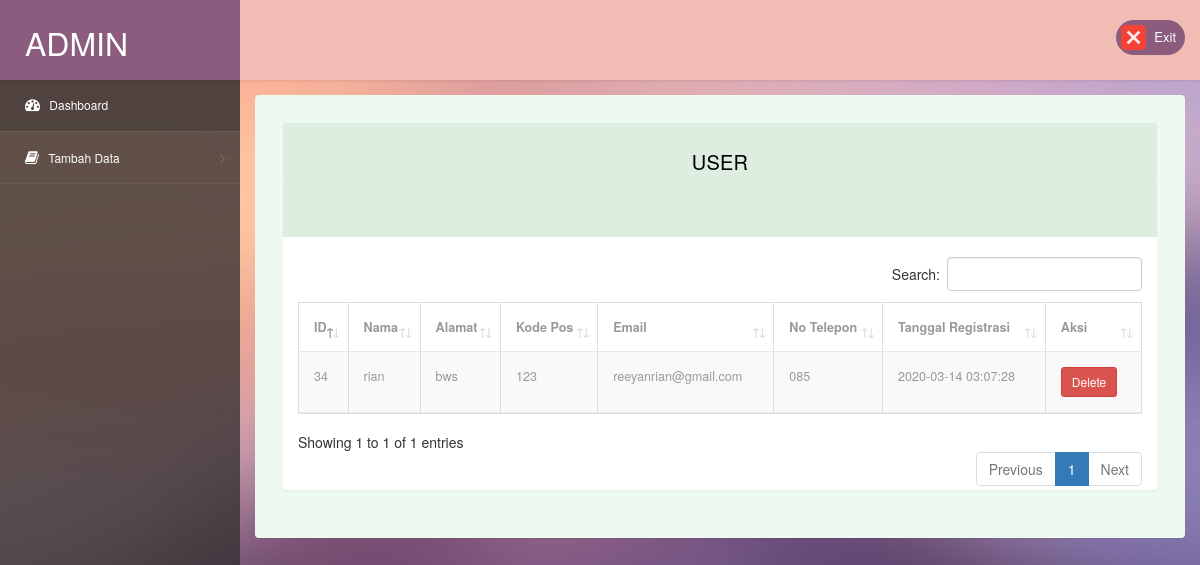
The app's page /index.php/user with its own data.
### tables this page shows
CREATE TABLE `users` (
  `user_id` int(11) NOT NULL,
  `level` tinyint(2) NOT NULL,
  `nama` varchar(255) NOT NULL,
  `alamat` varchar(255) NOT NULL,
  `kodepos` varchar(255) NOT NULL DEFAULT '',
  `email` varchar(255) NOT NULL,
  `noTelepon` varchar(50) NOT NULL,
  `username` varchar(255) NOT NULL,
  `password` varchar(255) NOT NULL,
  `register_date` timestamp NOT NULL DEFAULT CURRENT_TIMESTAMP
);

### application/controllers/User.php (called while the page is built, shortened)
<?php
class User extends CI_Controller {
	public function __construct()
	{
		$this->load->helper('form');
		$this->load->library('form_validation');
		$this->load->helper('MY_helper');
		$this->load->model('user_model');
	}
	public function index()
	{
		$data['getData'] = $this->user_model->getData();
		$this->load->view('user/user', $data);
	}
}

### index.php (called while the page is built, shortened)
<?php
require_once BASEPATH.'core/CodeIgniter.php';

### application/models/User_model.php (called while the page is built, shortened)
<?php
class User_model extends CI_Model {
	public function getData()
	{
		$this->db->select('*');
		$this->db->from("users");
		$query = $this->db->get();
		return $query->result_array();
	}
}

### application/views/user/user.php (the view, shortened to what this page needs)
<section id="main-content">
    <section class="wrapper">
        <div class="table-agile-info">
 <div class="panel panel-default">
    <div class="panel-heading">
     User
    </div>
    <div class="panel-heading">
    </div>
    <br>
	<table id="example" class="table table-striped table-bordered" width="100%" >
		<thead>
			<tr>
				<th>ID</th>
				<th>Nama</th>
				<th>Alamat</th>
				<th>Kode Pos</th>
				<th>Email</th>
				<th>No Telepon</th>
				<th>Tanggal Registrasi</th>
				<th>Aksi</th>
			</tr>
		</thead>
		<tbody>
			<?php foreach ($getData as $key => $value): ?>
				<tr>
					<td><?php echo $value['user_id'] ?></td>
					<td><?php echo $value['nama'] ?></td>
					<td><?php echo $value['alamat']?></td>
					<td><?php echo $value['kodepos']?></td>
					<td><?php echo $value['email']?></td>
					<td><?php echo $value['noTelepon']?></td>
					<td><?php echo $value['register_date']?></td>
					<td>
					<a href="<?php echo base_url('user/hapus/'.$value['user_id']) ?>" class="btn btn-sm btn-danger">Delete</a>
					</td>
				</tr>
			<?php endforeach ?>
		</tbody>
	</table>

### assets/css/style.css (style rules this page uses)
html, body { font-family: 'Roboto', sans-serif; font-size: 100%; overflow-x: hidden; background: url(../images/bg.jpg) no-repeat 0px 0px; background-size:cover; }
body a { transition: 0.5s all ease; -webkit-transition: 0.5s all ease; -moz-transition: 0.5s all ease; -o-transition: 0.5s all ease; -ms-transition: 0.5s all ease; text-decoration:none; }
#main-content { margin-left:240px; -webkit-transition:all .3s ease-in-out; -moz-transition:all .3s ease-in-out; -o-transition:all .3s ease-in-out; transition:all .3s ease-in-out; }
.wrapper { display:inline-block; margin-top:80px; padding:15px; width:100%; }
.panel-heading { position: relative; height: 57px; line-height: 57px; letter-spacing: 0.2px; color: #000; font-size: 18px; font-weight: 400; padding: 0 16px; background:#ddede0; border-top-right-radius: 2px; border-top-left-radius: 2px; text-transform: uppercase; text-align: center; }
.panel { border: none ! important; }
.table>thead>tr>th { border-bottom: 1px solid #e1ab91 ! important; }
.table>tbody>tr>td, .table>tbody>tr>th, .table>tfoot>tr>td, .table>tfoot>tr>th, .table>thead>tr>td, .table>thead>tr>th { border-bottom: 1px solid #e9e9e9 ! important; }
.table > thead > tr > th, .table > tbody > tr > th, .table > tfoot > tr > th, .table > thead > tr > td, .table > tbody > tr > td, .table > tfoot > tr > td { border-top: none !important; }
.table td, .table>tbody>tr>td, .table>tbody>tr>th, .table>tfoot>tr>td, .table>tfoot>tr>th, .table>thead>tr>td, .table>thead>tr>th { padding: 15px!important; }
.table > thead > tr > th, .table > tbody > tr > th, .table > tfoot > tr > th, .table > thead > tr > td, .table > tbody > tr > td, .table > tfoot > tr > td { font-size: 0.9em; color: #999; border-top: none !important; }
.table-agile-info { background: #eef9f0; padding: 2em; border-radius: 4px; -webkit-box-shadow: 0 1px 1px rgba(0,0,0,.05); box-shadow: 0 1px 1px rgba(0,0,0,.05); }
.panel-default>.panel-heading { color: #000000 ! important; background-color: #ddede0 ! important; border-color: #ddede0 ! important; font-size: 20px; }

### records on screen
users: user_id "34", nama "rian", alamat "bws", kodepos "123", email "reeyanrian@gmail.com", noTelepon "085", register_date "2020-03-14 03:07:28"
